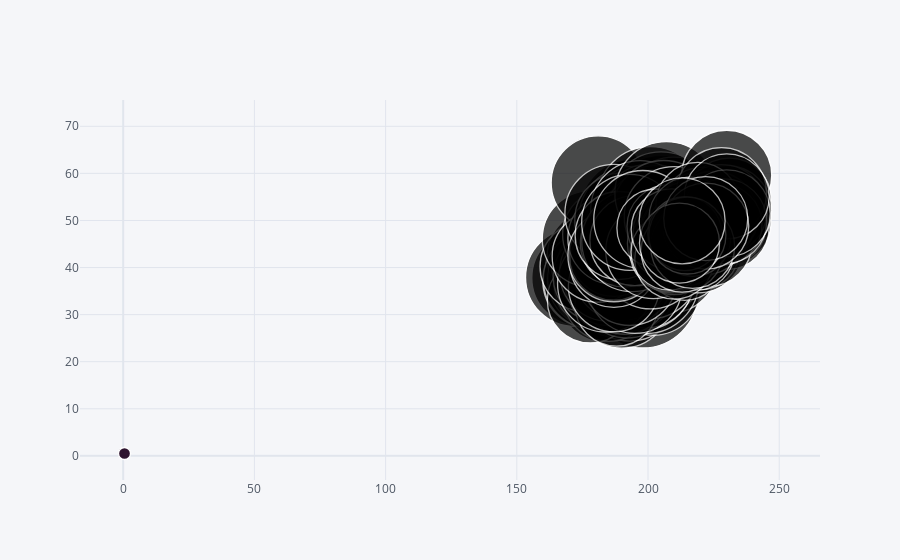

Notebook code for this chart:
### Code cell
penguins.iplot(kind="bubble", x="flipper_length_mm", y="bill_length_mm", size="bill_depth_mm")

### Figure 1 — Plotly figure (JSON) as saved in the notebook; plotly's stock layout.template omitted (floating-point values rounded to 4 significant figures; data arrays with more than 128 entries replaced by an {"elided": "..."} marker saying what was removed)
{"data": [{"marker": {"color": ["rgb(255, 153, 51)", "rgb(55, 128, 191)", "rgb(50, 171, 96)", "rgb(128, 0, 128)", "rgb(219, 64, 82)", "rgb(0, 128, 128)", "rgb(255, 255, 51)", "rgb(128, 128, 0)", "rgb(251, 128, 114)", "rgb(128, 177, 211)"], "line": {"width": 1.3}, "size": {"elided": "344 int values"}, "symbol": "circle"}, "mode": "markers", "text": "", "type": "scatter", "x": {"elided": "344 float values"}, "y": {"elided": "344 float values"}}], "layout": {"legend": {"bgcolor": "#F5F6F9", "font": {"color": "#4D5663"}}, "paper_bgcolor": "#F5F6F9", "plot_bgcolor": "#F5F6F9", "title": {"font": {"color": "#4D5663"}}, "xaxis": {"gridcolor": "#E1E5ED", "showgrid": true, "tickfont": {"color": "#4D5663"}, "title": {"font": {"color": "#4D5663"}, "text": ""}, "zerolinecolor": "#E1E5ED"}, "yaxis": {"gridcolor": "#E1E5ED", "showgrid": true, "tickfont": {"color": "#4D5663"}, "title": {"font": {"color": "#4D5663"}, "text": ""}, "zerolinecolor": "#E1E5ED"}}}
